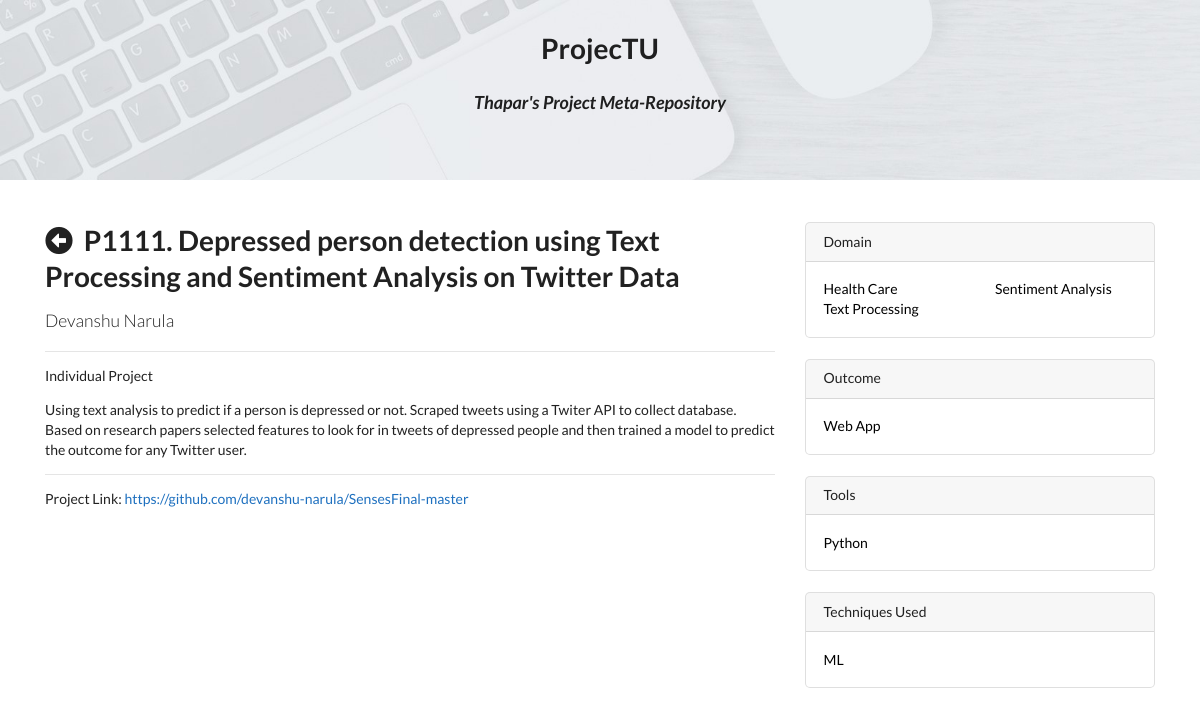
The app's page /project.php?id=111 with its own data.
### tables this page shows
CREATE TABLE `project` (
  `pid` int(11) NOT NULL,
  `title` text NOT NULL,
  `summary` text NOT NULL,
  `size` int(10) NOT NULL,
  `leader` text NOT NULL,
  `link` text NOT NULL
);

CREATE TABLE `domain` (
  `pid` int(11) NOT NULL,
  `value` varchar(1000) NOT NULL
);

CREATE TABLE `outcome` (
  `pid` int(11) NOT NULL,
  `value` varchar(1000) NOT NULL
);

CREATE TABLE `tools` (
  `pid` int(11) NOT NULL,
  `value` varchar(100) NOT NULL
);

CREATE TABLE `technique` (
  `pid` int(11) NOT NULL,
  `value` varchar(1000) NOT NULL
);

### project.php (the view, shortened to what this page needs)
<!DOCTYPE html>
<html>
<head>
	<link rel="stylesheet" href="https://stackpath.bootstrapcdn.com/bootstrap/4.1.3/css/bootstrap.min.css">
	<link rel="stylesheet" href="https://use.fontawesome.com/releases/v5.3.1/css/all.css">
	<link rel='stylesheet' href='https://cdn.jsdelivr.net/npm/semantic-ui@2.2.13/dist/semantic.min.css'>
	<link rel='stylesheet' href='css/style.css'>
</head>
<body>
	<div class="jumbotron jumbotron-main mb-4" style="height: 180px;">
		<center>
			<h1>ProjecTU</h1>
			<h3><i>Thapar's Project Meta-Repository</i></h3>
		</center>
	</div>
	<div class="container">
		<div class="row">
			<?php
				require_once 'connection.php';
				if(isset($_GET['id'])) {
					$pid = $_GET['id'];
					$sql = "SELECT pid, title, summary, size, leader, link FROM project WHERE project.pid = $pid";
					$result = $con->query($sql);
					if ($result->num_rows == 1) {
						$row = $result->fetch_assoc();
						$team = ($row['size'] > 1) ? 'Group Project ('.$row['size'].' members)' : 'Individual Project';
						echo
						'<div class="col-lg-8">
							<h1 class="mt-4">
								<i class="fas fa-arrow-alt-circle-left" onclick="back(); return false;"></i>&nbsp;&nbsp;P1'.
								$pid.'. '.
								$row['title'].
							'</h1>
							<p class="lead">
								<a>'.$row['leader'].'</a>
							</p>
							<hr>
							<p>'.$team.'</p>
							<p>'.$row['summary'].'</p>';
						if($row['link']) echo
							'<hr><p>Project Link: <a href="'.$row['link'].'" target="_new" style="color:#1E70BF;">'.$row['link'].'</a></p>';
						echo
						'</div>';
						echo '
						<div class="col-md-4">';
						$sql = "SELECT value FROM domain WHERE pid = $pid";
						$domainRes = $con->query($sql);
						if($domainRes->num_rows > 0) {
							echo '
							<div class="card my-4">
								<h6 class="card-header">Domain</h6>
								<div class="card-body">
									<div class="row">
										<div class="col-lg-6">
											<ul class="list-unstyled mb-0">';
							$i = 0;
							for(; $i< ($domainRes->num_rows / 2); $i++) {
								$domainRow = $domainRes->fetch_assoc();
								echo
												'<li>
													<a href="list.php?domain[]='.$domainRow['value'].'">'.ucwords($domainRow['value']).'</a>
												</li>';
							}
							echo
											'</ul>
										</div>
										<div class="col-lg-6">
											<ul class="list-unstyled mb-0">';
							for(; $i < $domainRes->num_rows ; $i++) {
								$domainRow = $domainRes->fetch_assoc();
								echo
												'<li>
													<a href="list.php?domain[]='.$domainRow['value'].'">'.ucwords($domainRow['value']).'</a>
												</li>';
							}
							echo
											'</ul>
										</div>
									</div>
								</div>
							</div>';
						}
						$sql = "SELECT value FROM outcome WHERE pid = $pid";
						$outcomeRes = $con->query($sql);
						if($outcomeRes->num_rows > 0) {
							echo '
							<div class="card my-4">
								<h6 class="card-header">Outcome</h6>
								<div class="card-body">
									<div class="row">
										<div class="col-lg-6">
											<ul class="list-unstyled mb-0">';
							$i = 0;
							for(; $i< ($outcomeRes->num_rows / 2); $i++) {
								$outcomeRow = $outcomeRes->fetch_assoc();
								echo
												'<li>
													<a href="list.php?outcome[]='.$outcomeRow['value'].'">'.ucwords($outcomeRow['value']).'</a>
												</li>';
							}
							echo
											'</ul>
										</div>
										<div class="col-lg-6">
											<ul class="list-unstyled mb-0">';
							echo
											'</ul>
										</div>
									</div>
								</div>
							</div>';
						}
						$sql = "SELECT value FROM tools WHERE pid = $pid";
						$toolsRes = $con->query($sql);
						if($toolsRes->num_rows > 0) {
							echo '
							<div class="card my-4">
								<h6 class="card-header">Tools</h6>
								<div class="card-body">
									<div class="row">
										<div class="col-lg-6">
											<ul class="list-unstyled mb-0">';
							$i = 0;
							for(; $i< ($toolsRes->num_rows / 2); $i++) {
								$toolsRow = $toolsRes->fetch_assoc();
								echo
												'<li>
													<a href="list.php?tools[]='.$toolsRow['value'].'">'.ucwords($toolsRow['value']).'</a>
												</li>';
							}
							echo
											'</ul>
										</div>
										<div class="col-lg-6">
											<ul class="list-unstyled mb-0">';
							echo
											'</ul>
										</div>
									</div>
								</div>
							</div>';
						}
						$sql = "SELECT value FROM technique WHERE pid = $pid";
						$techniqueRes = $con->query($sql);
						if($techniqueRes->num_rows > 0) {
							echo '
							<div class="card my-4">
								<h6 class="card-header">Techniques Used</h6>
								<div class="card-body">
									<div class="row">
										<div class="col-lg-6">
											<ul class="list-unstyled mb-0">';
							$i = 0;
							for(; $i< ($techniqueRes->num_rows / 2); $i++) {
								$techniqueRow = $techniqueRes->fetch_assoc();
								echo
												'<li>
													<a href="list.php?technique[]='.$techniqueRow['value'].'">'.ucwords($techniqueRow['value']).'</a>
												</li>';
							}
							echo
											'</ul>
										</div>
										<div class="col-lg-6">
											<ul class="list-unstyled mb-0">';
							echo
											'</ul>
										</div>
									</div>
								</div>
							</div>';
						}
					}
				}
			?>
		</div>
	</div>
</body>
</html>

### css/style.css (style rules this page uses)
a { color: #000; text-decoration: none; }
.jumbotron { background-color: #F2FAF9; padding: 30px; }
.jumbotron-main { background-image: url('../img/cover.jpg'); background-size: cover; height: 220px; transition: height 0.5s ease-out; border-radius: 0; margin-bottom: 0; }
.card { transition: background-color 0.5s ease-out; border-radius: 5px; }
.fa-arrow-alt-circle-left { cursor: pointer; }

### records on screen
project: title "Depressed person detection using Text Processing and Sentiment Analysis on Twitter Data", leader "Devanshu Narula", size "Individual Project", summary "Using text analysis to predict if a person is depressed or not. Scraped tweets using a Twiter API to collect database. Based on research papers selected features to look for in tweets of depressed people and then trained a model to predict the outcome for any Twitter user.", link "https://github.com/devanshu-narula/SensesFinal-master"
domain: value "Health Care"
domain: value "Text Processing"
domain: value "Sentiment Analysis"
outcome: value "Web App"
tools: value "Python"
technique: value "ML"

### other values on screen
$pid "111"
